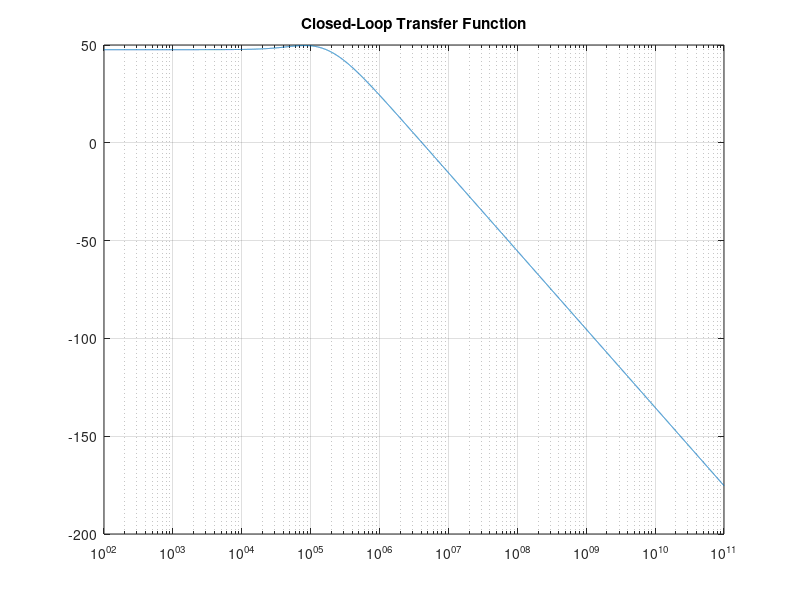
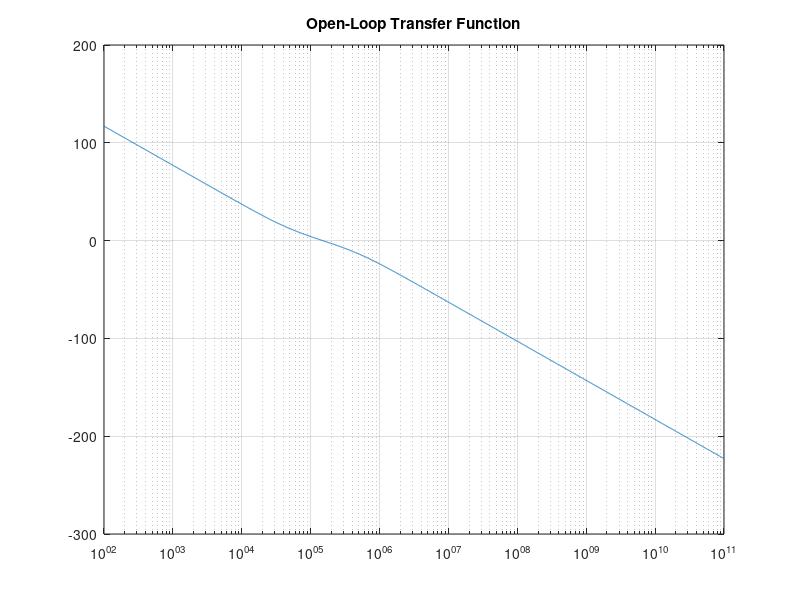
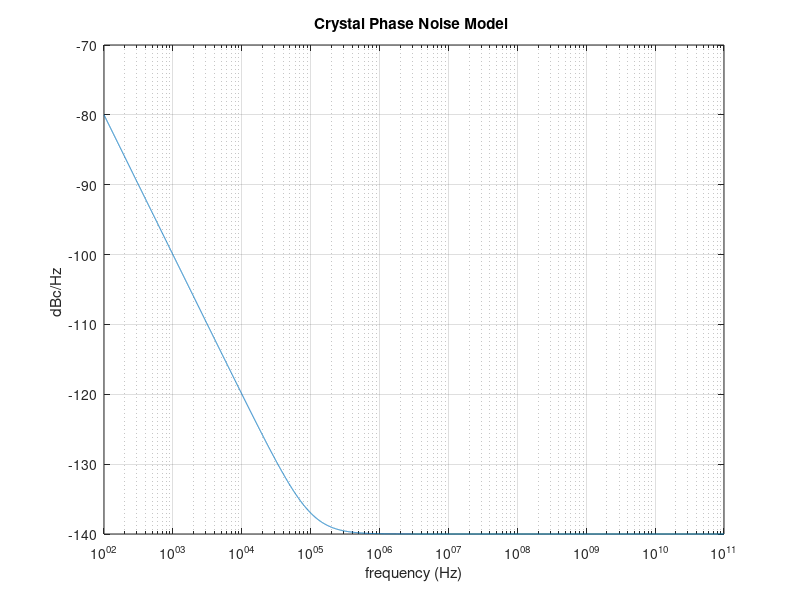
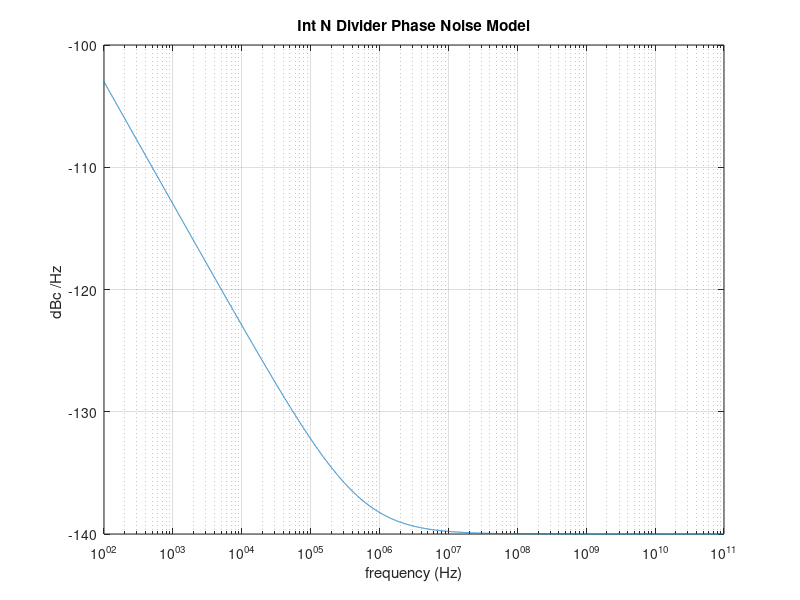

Write the MATLAB code that produced these figures, in order.
% c is the capacitors of the loop in Farads
% r is the resistors of the loop in Ohms
% ipump is the charge pump current in Amperes
% vco_gain is the VCO gain in Hertz/Volt
% fout is the output frequency in Hertz
% fref is the reference frequency in Hertz


f= logspace (2 ,11 ,10000) ;
w =2*pi*f;
%%%% PLL Parameters %%%
C1 = 268e-12;
C2 = 29.5e-12;
R1 = 12.5e3;
ipump = 100e-6;
vco_gain = 200e6;
fref = 10e6;
fout = 2.402e9;
% Conversion of parameters
Kpd = ipump/2/pi; % phase detector gain
Kvco = vco_gain*2*pi; % vco gain
N = fout/fref; %division ratio
% Filter Transfer Function
flt=(R1*C1*(1i*w)+1)./(R1*C1*C2*(1i*w).^2+(C1+C2)*(1i*w));
% VCO Transfer Function
Gvco = Kvco./(1i*w);
%%%%%%%%%%%%%%%%%%%%%%%

% Loop Transfer Functions
G = Kpd*Gvco.*flt; %forward gain
FB = 1/N; % feedback gain
OL = G*FB; %open loop gain
H = G./(1+OL); % closed loop gain

%plot closed loop Transfer function
figure 1;
semilogx(f,20*log10(abs(H)));
title('Closed-Loop Transfer Function');
grid ON;

%plot open loop Transfer function
figure 2;
semilogx(f,20*log10(abs(OL)));
title('Open-Loop Transfer Function');
grid ON;

%%%%%%%%%%%%%%%%%%%%%%%%%



%%%% ---Noise of each Source--- %%%%
%1- Reference Crystal:

nr= 10^( -140/10) ; % noise floor of reference
fc_ref = 10^3 *2* pi ; % corner frequency number 1
fc_ref2 = 10^5 *2* pi ; % corner frequency number 2
Sref = 10*log10(nr .*(1+( fc_ref2 ./ w).^2+( fc_ref ./ w).^3)) ; % reference phase
%Plot Crystal noise
figure 3;
semilogx (f, Sref);
title ('Crystal Phase Noise Model '); xlabel ('frequency (Hz)'); ylabel ('dBc/Hz ');
grid ON;


%2- N Divider

%% SDiv= nf_div(1 + fc/f^2 ) %%

nf_d = 10^( -14) ; % noise floor
fc_d = 5*10^5* 2* pi; % corner frequency
Sndiv =10*log10(nf_d .*(1 + fc_d ./ w));
%Plot Divider Noise
figure 4;
semilogx (f,Sndiv);
title ('Int N Divider Phase Noise Model'); ylabel ('dBc /Hz '); xlabel ('frequency (Hz)');
grid ON;


%3- VCO

%% Svco= n(1/f^2 + fc/f^3 ) %%

nv = 0.4;
fc_vco = (10^9) *2* pi ;
Svco =10*log10(nv .*(((1) ./(w) .^2) +( fc_vco ./(w) .^3) ));
%Plot VCO Noise
figure 5;
semilogx (f,Svco);
title ('VCO Phase Noise Model'); xlabel ('frequency (Hz)'); ylabel ('dBc/Hz ');
grid


%4- PFD&CHP Noise

nf = 160*10^ -24; % noise floor
nfd = 175* 10^ -24 ; % noise floor of down current
fc_cp = 1*10^6* 2* pi; % corner frequency
alpha1 = 0.005 ; % on time factor = reset time "0.5 ns" / reference time "100 ns"
alpha2 = 0.2 ; % on time factor of down current
ich1 = alpha1 .* nf .*(1 + alpha1 .* fc_cp ./ w) + alpha2 .* nfd .*(1 + alpha2 .* fc_cp ./ w);
% offset current phase noise
nf2 = 9*10^ -24; % noise floor of the offset current
ich2 = nf2 .*(1 + fc_cp ./w);
ich =10*log10(ich1 + ich2) ; % total current
%Plot CHP/PFD Noise
figure 6;
semilogx (f,ich);
title ('PFD/CHP Noise Model'); ylabel ('dBc /Hz'); xlabel ('frequency (Hz)');
grid ON;

%%%%%%%%%%%%%%%%%%%%%%%%%%%%%%

%%%% ---Noise of each contributer at the output--- %%%%

%%%% Crystal Phase Noise
PN_out_ref = Sref + 20*log10(abs(H));
%%%% Divider phase noise
PN_out_div = Sndiv + 20*log10(abs(H));
%%%% PFD & CP phase noise
PN_out_pfd = ich + 20*log10(abs(H./Kpd));
%%%% Loop Filter phase noise
%PN_out_filter = filter_n + 20*log10(abs(Gvco./(1+OL)));
%%%% VCO phase noise
PN_out_vco = Svco + 20*log10(abs(1./(1+OL)));


%%%%%%%%%%%%%%%%%%%%%%%%%%%%%%




%%Code still missing modeling of Sigma-Delta quantization noise, and Loop filter noise.
%%%% ---Total output phase noise--- %%%%

PN_out = 10*log10(10.^(PN_out_ref/10) + 10.^(PN_out_div/10) + 10.^(PN_out_pfd/10) + 10.^(PN_out_vco/10));
figure 7;
grid ON;
semilogx(f,PN_out_ref,f,PN_out_div, f,PN_out_pfd, f,PN_out_vco, f,PN_out);
p(1).LineWidth = 1.3;
grid on
legend('PN out ref','PN out div','PN out pfd/chp','PN out vco','PN Total out')
title('Output Phase Noise');
xlabel('Freq (Hz)');
ylabel('Phase Noise (dBc/Hz)');
axis([min(f),max(f),min(PN_out),max(PN_out_pfd)]);
axis 'auto y';
%%+10.^(PN_out_filter/10) f,PN_out_filter ,'PN out filter'  Filter noise that must be added to the total Noise.
